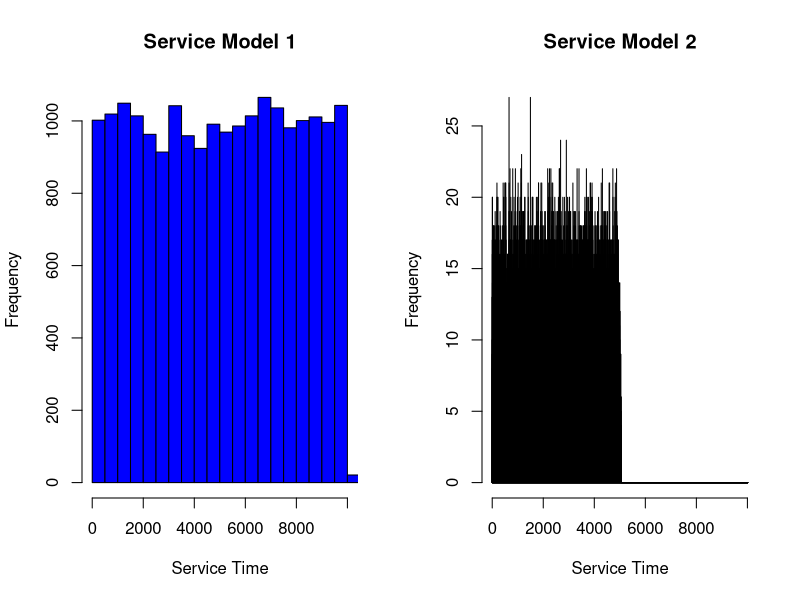

This figure's R source:
service_times_model1 <- scan("ssq1.txt")
service_times_model2 <- scan("ssq2.txt")

# Find the range of the combined data
min_value <- min(c(service_times_model1, service_times_model2))
max_value <- max(c(service_times_model1, service_times_model2))

# Define breaks
breaks <- seq(min_value, max_value, by=0.5)

# Create histograms
hist1 <- hist(service_times_model1, plot=FALSE, breaks=)
hist2 <- hist(service_times_model2, plot=FALSE, breaks=breaks)

# Plot histograms
par(mfrow=c(1, 2))
plot(hist1, col="blue", xlim=c(min_value, max_value), main="Service Model 1", xlab="Service Time", ylab="Frequency")
plot(hist2, col="red", xlim=c(min_value, max_value), main="Service Model 2", xlab="Service Time", ylab="Frequency")
